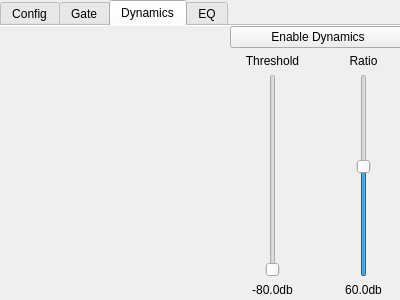
<?xml version="1.0" encoding="UTF-8"?>
<ui version="4.0">
 <class>Dialog</class>
 <widget class="QDialog" name="Dialog">
  <property name="geometry">
   <rect>
    <x>0</x>
    <y>0</y>
    <width>400</width>
    <height>300</height>
   </rect>
  </property>
  <property name="windowTitle">
   <string>Dialog</string>
  </property>
  <widget class="QTabWidget" name="tabWidget">
   <property name="geometry">
    <rect>
     <x>0</x>
     <y>0</y>
     <width>401</width>
     <height>301</height>
    </rect>
   </property>
   <property name="currentIndex">
    <number>2</number>
   </property>
   <property name="documentMode">
    <bool>true</bool>
   </property>
   <widget class="QWidget" name="config">
    <attribute name="title">
     <string>Config</string>
    </attribute>
    <widget class="QToolButton" name="_linkToggle">
     <property name="geometry">
      <rect>
       <x>320</x>
       <y>10</y>
       <width>21</width>
       <height>21</height>
      </rect>
     </property>
     <property name="text">
      <string>L</string>
     </property>
     <property name="checkable">
      <bool>true</bool>
     </property>
     <property name="checked">
      <bool>false</bool>
     </property>
    </widget>
    <widget class="QToolButton" name="_phantomToggle">
     <property name="geometry">
      <rect>
       <x>350</x>
       <y>10</y>
       <width>31</width>
       <height>21</height>
      </rect>
     </property>
     <property name="text">
      <string>48V</string>
     </property>
     <property name="checkable">
      <bool>true</bool>
     </property>
    </widget>
    <widget class="QLineEdit" name="_channelName">
     <property name="geometry">
      <rect>
       <x>10</x>
       <y>10</y>
       <width>113</width>
       <height>21</height>
      </rect>
     </property>
     <property name="text">
      <string>Channel 1</string>
     </property>
     <property name="frame">
      <bool>false</bool>
     </property>
     <property name="placeholderText">
      <string/>
     </property>
    </widget>
    <widget class="QComboBox" name="_colourDropdown">
     <property name="geometry">
      <rect>
       <x>130</x>
       <y>10</y>
       <width>81</width>
       <height>26</height>
      </rect>
     </property>
     <item>
      <property name="text">
       <string>Red</string>
      </property>
     </item>
     <item>
      <property name="text">
       <string>Green</string>
      </property>
     </item>
     <item>
      <property name="text">
       <string>Yellow</string>
      </property>
     </item>
     <item>
      <property name="text">
       <string>Blue</string>
      </property>
     </item>
     <item>
      <property name="text">
       <string>Magenta</string>
      </property>
     </item>
     <item>
      <property name="text">
       <string>Cyan</string>
      </property>
     </item>
     <item>
      <property name="text">
       <string>White</string>
      </property>
     </item>
    </widget>
    <widget class="QWidget" name="verticalLayoutWidget">
     <property name="geometry">
      <rect>
       <x>70</x>
       <y>40</y>
       <width>311</width>
       <height>241</height>
      </rect>
     </property>
     <layout class="QGridLayout" name="gridLayout">
      <item row="0" column="0">
       <widget class="QLabel" name="_sourceLabel">
        <property name="text">
         <string>Source</string>
        </property>
        <property name="alignment">
         <set>Qt::AlignCenter</set>
        </property>
       </widget>
      </item>
      <item row="1" column="0">
       <widget class="QComboBox" name="_inputSelect">
        <property name="minimumContentsLength">
         <number>1</number>
        </property>
        <item>
         <property name="text">
          <string>In01</string>
         </property>
        </item>
       </widget>
      </item>
      <item row="3" column="0">
       <widget class="QDial" name="_gainDial">
        <property name="minimum">
         <number>-12</number>
        </property>
        <property name="maximum">
         <number>60</number>
        </property>
        <property name="singleStep">
         <number>0</number>
        </property>
        <property name="tracking">
         <bool>true</bool>
        </property>
        <property name="orientation">
         <enum>Qt::Horizontal</enum>
        </property>
        <property name="invertedAppearance">
         <bool>false</bool>
        </property>
        <property name="invertedControls">
         <bool>false</bool>
        </property>
        <property name="notchesVisible">
         <bool>false</bool>
        </property>
       </widget>
      </item>
      <item row="2" column="0">
       <widget class="QLabel" name="_gainLevel">
        <property name="text">
         <string>+0.0db</string>
        </property>
        <property name="alignment">
         <set>Qt::AlignCenter</set>
        </property>
       </widget>
      </item>
      <item row="0" column="1">
       <widget class="QLabel" name="_lowcutLabel">
        <property name="text">
         <string>Low Cut</string>
        </property>
        <property name="alignment">
         <set>Qt::AlignCenter</set>
        </property>
       </widget>
      </item>
      <item row="1" column="1">
       <widget class="QPushButton" name="_lowcutToggle">
        <property name="text">
         <string>Enable</string>
        </property>
        <property name="checkable">
         <bool>true</bool>
        </property>
        <property name="autoDefault">
         <bool>false</bool>
        </property>
        <property name="default">
         <bool>false</bool>
        </property>
       </widget>
      </item>
      <item row="3" column="1">
       <widget class="QDial" name="_lowcutDial">
        <property name="minimum">
         <number>20</number>
        </property>
        <property name="maximum">
         <number>400</number>
        </property>
       </widget>
      </item>
      <item row="2" column="1">
       <widget class="QLabel" name="_lowcutLevel">
        <property name="text">
         <string>20Hz</string>
        </property>
        <property name="alignment">
         <set>Qt::AlignCenter</set>
        </property>
       </widget>
      </item>
      <item row="0" column="2">
       <widget class="QLabel" name="_delayLabel">
        <property name="text">
         <string>Delay</string>
        </property>
        <property name="alignment">
         <set>Qt::AlignCenter</set>
        </property>
       </widget>
      </item>
      <item row="1" column="2">
       <widget class="QPushButton" name="_delayToggle">
        <property name="text">
         <string>Enable</string>
        </property>
        <property name="checkable">
         <bool>true</bool>
        </property>
        <property name="autoDefault">
         <bool>false</bool>
        </property>
       </widget>
      </item>
      <item row="2" column="2">
       <widget class="QLabel" name="_delayLevel">
        <property name="text">
         <string>0.3ms</string>
        </property>
        <property name="alignment">
         <set>Qt::AlignCenter</set>
        </property>
       </widget>
      </item>
      <item row="3" column="2">
       <widget class="QDial" name="_delayDial">
        <property name="minimum">
         <number>0</number>
        </property>
        <property name="maximum">
         <number>300</number>
        </property>
        <property name="singleStep">
         <number>1</number>
        </property>
       </widget>
      </item>
     </layout>
    </widget>
    <widget class="QWidget" name="_meter" native="true">
     <property name="geometry">
      <rect>
       <x>20</x>
       <y>40</y>
       <width>31</width>
       <height>201</height>
      </rect>
     </property>
    </widget>
    <widget class="QLabel" name="_meterLabel">
     <property name="geometry">
      <rect>
       <x>10</x>
       <y>250</y>
       <width>51</width>
       <height>20</height>
      </rect>
     </property>
     <property name="text">
      <string>0db</string>
     </property>
     <property name="alignment">
      <set>Qt::AlignCenter</set>
     </property>
    </widget>
   </widget>
   <widget class="QWidget" name="gate">
    <attribute name="title">
     <string>Gate</string>
    </attribute>
    <widget class="QWidget" name="_gateGraph" native="true">
     <property name="geometry">
      <rect>
       <x>10</x>
       <y>10</y>
       <width>211</width>
       <height>261</height>
      </rect>
     </property>
    </widget>
    <widget class="QWidget" name="verticalLayoutWidget_4">
     <property name="geometry">
      <rect>
       <x>230</x>
       <y>0</y>
       <width>161</width>
       <height>271</height>
      </rect>
     </property>
     <layout class="QVBoxLayout" name="verticalLayout_3">
      <item>
       <widget class="QPushButton" name="_gateToggle">
        <property name="sizePolicy">
         <sizepolicy hsizetype="Minimum" vsizetype="Minimum">
          <horstretch>0</horstretch>
          <verstretch>0</verstretch>
         </sizepolicy>
        </property>
        <property name="text">
         <string>Enable Gate</string>
        </property>
        <property name="checkable">
         <bool>true</bool>
        </property>
        <property name="checked">
         <bool>false</bool>
        </property>
        <property name="autoDefault">
         <bool>false</bool>
        </property>
        <property name="flat">
         <bool>false</bool>
        </property>
       </widget>
      </item>
      <item>
       <layout class="QHBoxLayout" name="horizontalLayout">
        <item>
         <layout class="QVBoxLayout" name="verticalLayout">
          <item>
           <widget class="QLabel" name="_threshTitle">
            <property name="text">
             <string>Threshold</string>
            </property>
            <property name="alignment">
             <set>Qt::AlignCenter</set>
            </property>
           </widget>
          </item>
          <item>
           <widget class="QSlider" name="_gateThreshSlider">
            <property name="sizePolicy">
             <sizepolicy hsizetype="Minimum" vsizetype="Expanding">
              <horstretch>0</horstretch>
              <verstretch>0</verstretch>
             </sizepolicy>
            </property>
            <property name="minimum">
             <number>-80</number>
            </property>
            <property name="maximum">
             <number>0</number>
            </property>
            <property name="value">
             <number>-80</number>
            </property>
            <property name="orientation">
             <enum>Qt::Vertical</enum>
            </property>
            <property name="invertedAppearance">
             <bool>false</bool>
            </property>
            <property name="invertedControls">
             <bool>false</bool>
            </property>
           </widget>
          </item>
          <item>
           <widget class="QLabel" name="_gateThreshLabel">
            <property name="text">
             <string>-80.0db</string>
            </property>
            <property name="alignment">
             <set>Qt::AlignCenter</set>
            </property>
           </widget>
          </item>
         </layout>
        </item>
        <item>
         <layout class="QVBoxLayout" name="verticalLayout_2">
          <item>
           <widget class="QLabel" name="_rangeTitle">
            <property name="text">
             <string>Range</string>
            </property>
            <property name="alignment">
             <set>Qt::AlignCenter</set>
            </property>
           </widget>
          </item>
          <item>
           <widget class="QSlider" name="_gateRangeSlider">
            <property name="sizePolicy">
             <sizepolicy hsizetype="Minimum" vsizetype="Expanding">
              <horstretch>0</horstretch>
              <verstretch>0</verstretch>
             </sizepolicy>
            </property>
            <property name="minimum">
             <number>3</number>
            </property>
            <property name="maximum">
             <number>60</number>
            </property>
            <property name="value">
             <number>60</number>
            </property>
            <property name="orientation">
             <enum>Qt::Vertical</enum>
            </property>
           </widget>
          </item>
          <item>
           <widget class="QLabel" name="_gateRangeLabel">
            <property name="text">
             <string>60.0db</string>
            </property>
            <property name="alignment">
             <set>Qt::AlignCenter</set>
            </property>
           </widget>
          </item>
         </layout>
        </item>
       </layout>
      </item>
     </layout>
    </widget>
   </widget>
   <widget class="QWidget" name="dynamics">
    <attribute name="title">
     <string>Dynamics</string>
    </attribute>
    <widget class="QWidget" name="verticalLayoutWidget_5">
     <property name="geometry">
      <rect>
       <x>230</x>
       <y>0</y>
       <width>176</width>
       <height>271</height>
      </rect>
     </property>
     <layout class="QVBoxLayout" name="verticalLayout_4">
      <item>
       <widget class="QPushButton" name="_dynToggle">
        <property name="sizePolicy">
         <sizepolicy hsizetype="Minimum" vsizetype="Minimum">
          <horstretch>0</horstretch>
          <verstretch>0</verstretch>
         </sizepolicy>
        </property>
        <property name="text">
         <string>Enable Dynamics</string>
        </property>
        <property name="checkable">
         <bool>true</bool>
        </property>
        <property name="checked">
         <bool>false</bool>
        </property>
        <property name="autoDefault">
         <bool>false</bool>
        </property>
        <property name="flat">
         <bool>false</bool>
        </property>
       </widget>
      </item>
      <item>
       <layout class="QHBoxLayout" name="horizontalLayout_2">
        <item>
         <layout class="QVBoxLayout" name="verticalLayout_5">
          <item>
           <widget class="QLabel" name="_threshDynTitle">
            <property name="text">
             <string>Threshold</string>
            </property>
            <property name="alignment">
             <set>Qt::AlignCenter</set>
            </property>
           </widget>
          </item>
          <item>
           <widget class="QSlider" name="_dynThreshSlider">
            <property name="sizePolicy">
             <sizepolicy hsizetype="Minimum" vsizetype="Expanding">
              <horstretch>0</horstretch>
              <verstretch>0</verstretch>
             </sizepolicy>
            </property>
            <property name="minimum">
             <number>-80</number>
            </property>
            <property name="maximum">
             <number>0</number>
            </property>
            <property name="value">
             <number>-80</number>
            </property>
            <property name="orientation">
             <enum>Qt::Vertical</enum>
            </property>
            <property name="invertedAppearance">
             <bool>false</bool>
            </property>
            <property name="invertedControls">
             <bool>false</bool>
            </property>
           </widget>
          </item>
          <item>
           <widget class="QLabel" name="_dynThreshLabel">
            <property name="text">
             <string>-80.0db</string>
            </property>
            <property name="alignment">
             <set>Qt::AlignCenter</set>
            </property>
           </widget>
          </item>
         </layout>
        </item>
        <item>
         <layout class="QVBoxLayout" name="verticalLayout_6">
          <item>
           <widget class="QLabel" name="_rangeTitle_2">
            <property name="text">
             <string>Ratio</string>
            </property>
            <property name="alignment">
             <set>Qt::AlignCenter</set>
            </property>
           </widget>
          </item>
          <item>
           <widget class="QSlider" name="_dynRatioSlider">
            <property name="sizePolicy">
             <sizepolicy hsizetype="Minimum" vsizetype="Expanding">
              <horstretch>0</horstretch>
              <verstretch>0</verstretch>
             </sizepolicy>
            </property>
            <property name="minimum">
             <number>0</number>
            </property>
            <property name="maximum">
             <number>11</number>
            </property>
            <property name="value">
             <number>6</number>
            </property>
            <property name="orientation">
             <enum>Qt::Vertical</enum>
            </property>
            <property name="tickPosition">
             <enum>QSlider::NoTicks</enum>
            </property>
            <property name="tickInterval">
             <number>12</number>
            </property>
           </widget>
          </item>
          <item>
           <widget class="QLabel" name="_dynRatioLabel">
            <property name="text">
             <string>60.0db</string>
            </property>
            <property name="alignment">
             <set>Qt::AlignCenter</set>
            </property>
           </widget>
          </item>
         </layout>
        </item>
       </layout>
      </item>
     </layout>
    </widget>
    <widget class="QWidget" name="_gateGraph_2" native="true">
     <property name="geometry">
      <rect>
       <x>10</x>
       <y>10</y>
       <width>211</width>
       <height>261</height>
      </rect>
     </property>
    </widget>
   </widget>
   <widget class="QWidget" name="eq">
    <attribute name="title">
     <string>EQ</string>
    </attribute>
   </widget>
  </widget>
 </widget>
 <resources/>
 <connections/>
</ui>
